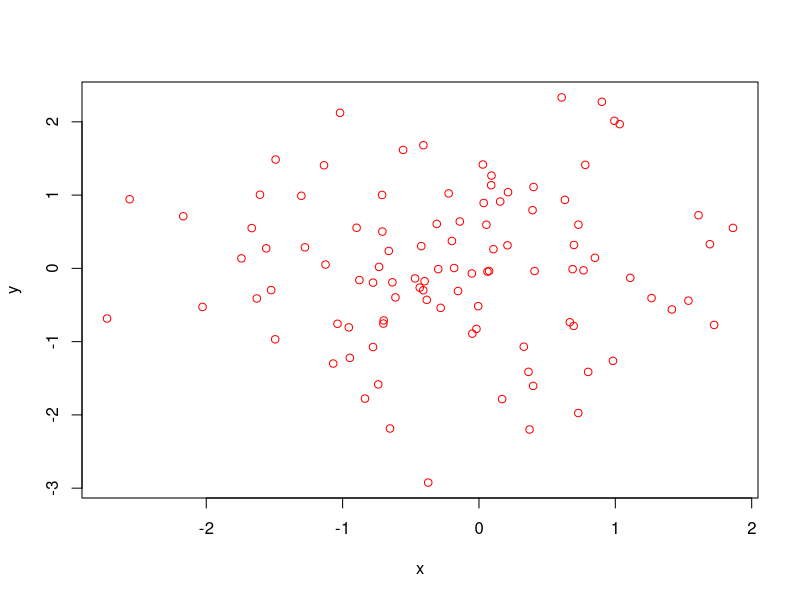

This figure's R source:
## ---- chunk 1
knitr::opts_chunk$set(echo = TRUE)
knitr::opts_knit$set(root.dir = "C:/Users/Gebruiker/Desktop/demo_BRM1")
"set your working directory here"
## ---- chunk 2
# write your code here
getwd() # check working directory
rm(list=ls()) 
"You only need to remove the objects in your environment when you are working in R, not when you are knitting (it starts from an empty environment anyway)."
## ---- chunk 3
# here i create two random variables
x <- rnorm(100)
y <- rnorm(100)
# here i inspect these variables
summary(x)
summary(y)
# and plot them
plot(x,y, col="red")
## ---- chunk 4
# write your code here
## ---- chunk 5
# write your code here
## ---- chunk 6
question_1 <- function() {
  
  # write your code here
  # inspect number of observations in country using table()
  # inspect complete observations using na.omit() and nrow()
  # do this last step for each country 
  
  # ANSWER: print() number of missing observations in country 1
  # ANSWER: print() number of missing observations in country 2
}
question_1()
## ---- chunk 7
question_2_a <- function() {
  # write your code here
  # first create a cross tabulation using table
  # use print() around table to show in output below
  # then use cor to calculate the correlation between Q276 and Q276R
  # use complete.obs to exclude missings 
  # ANSWER: print the correlation 
}
question_2_a()
## ---- chunk 8
question_2_b <- function() {
  # write your code here
  # use indexing to calculate the correlation for men or women
  # use abs to get to the absolute difference
  # ANSWER: print absolute difference in correlation among men and women
}
question_2_b()
## ---- chunk 9
question_3_a <- function() {
  # write your code here
  # first inspect Q50 using summary
  # then inspect the standard deviation per country
  # mind the missings! here you do need to use na.rm=TRUE
  # ANSWER: print the standard deviation for country2
}
question_3_a()

## ---- chunk 10
question_3_b <- function() {
  # write your code here
  # ANSWER: use tapply to get the mean satisfaction per education level
}
question_3_b()

## ---- chunk 11
question_4 <- function() {
  # write your code here
  # use tapply to inspect how the countries differ on Q30
  # ANSWER: use tapply to see how countries differ on recoded education level
  # can you see a pattern?
}
question_4()
## ---- chunk 12
question_6_a <- function() {
  # write your code here
  # ANSWER: print the histogram of Q50
  # ANSWER: print the barplot of Q30
  # TIP: use print() around your commands so it is shown in output below
}
question_6_a()

## ---- chunk 13
question_6_b <- function() {
  # write your code here
  # ANSWER: perform either barplot or histogram depending on your answer under 5.
}
question_6_b()

## ---- chunk 14
par(mfrow=c(1,2))
question_7 <- function() {

  # write your code here
  # save each plot in another r object, named for instance p1 and p2
  # ANSWER1,2: use print() to output every plot you've created
}
question_7()

## ---- chunk 15
library(ggplot2)

question_8 <- function() {
  
  # write your code here
  # create a ggplot that is a scatterplot (just dots)
  # add regression lines using geom_point. 
  # save your ggplot in an r object named g1
  # make sure the dots and lines are colored by country
  # ANSWER; use print() to show this plot in output below
}
question_8()

